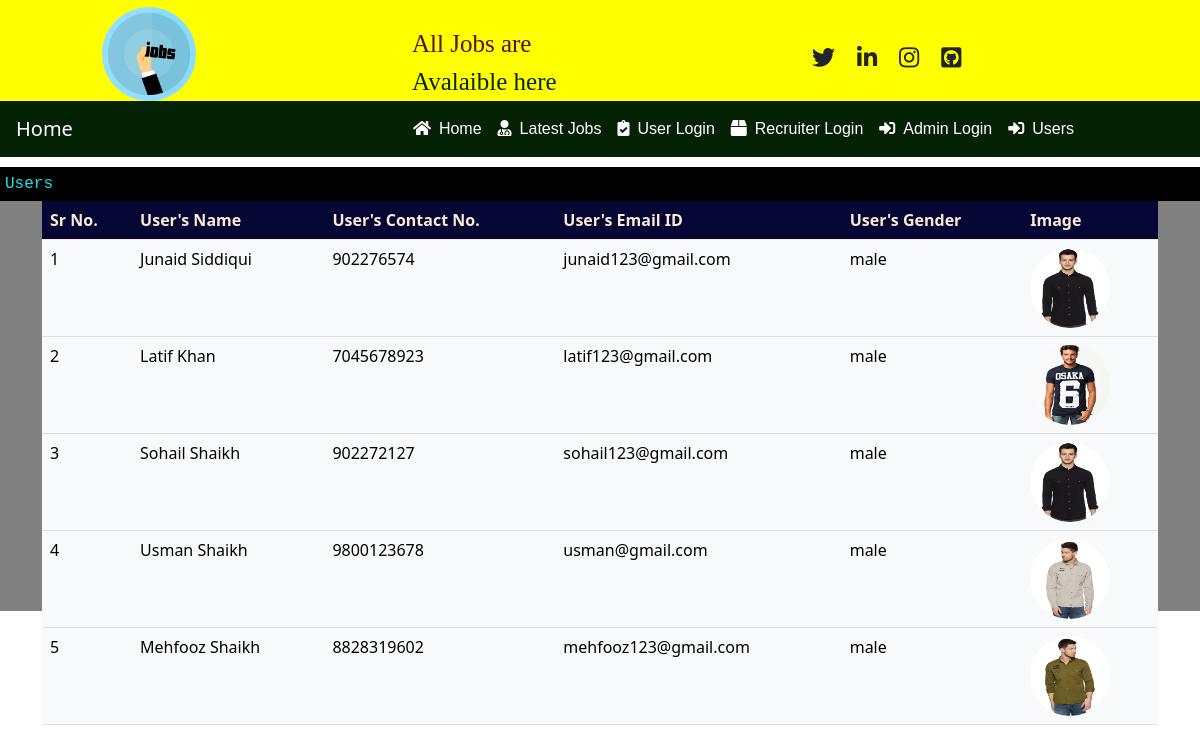
Screenshot of /userhome/ with the database file from the repository.
### job/models.py (models this page shows, shortened)
class UserSign(models.Model):
    user = models.ForeignKey(User,on_delete=models.CASCADE)
    mobile = models.CharField(max_length=15, null=True)
    image = models.FileField(null=True)
    gender  = models.CharField(max_length=10,null=True)
    type = models.CharField(max_length=10, null=True)

### job/views.py (the view)
# urls.py: path('userhome/', views.Userhome, name='userhome'),
def Userhome(request):
    users = UserSign.objects.all()
    return render(request,'user_home.html',{'users':users})

### job/templates/user_home.html (shortened to what this page needs)
{% extends 'base.html' %}
{% load static %}
{% block body %}
<marquee class="mar">Users</marquee>
<div class="container-fluid" style="background-color:gray; width:100%; height:410px;">
<div class="container">
<table class="table">
<thead style="background-color:#060635; color:antiquewhite">
<tr>
<th> Sr No. </th>
<th> User's Name </th>
<th> User's Contact No. </th>
<th> User's Email ID </th>
<th> User's Gender </th>
<th> Image </th>
</tr>
</thead>
<tbody class="table-light">
{% for usr in users %}
<tr>
<td> {{forloop.counter}}</td>
<td> {{usr.user.first_name}} {{usr.user.last_name}}</td>
<td> {{usr.mobile}}</td>
<td> {{usr.user.username}}</td>
<td> {{usr.gender}}</td>
<td> <img src="{{usr.image.url}}" style="width:80px; height:80px; border-radius:50px"></td>
</tr>
{% endfor %}
</tbody>
</table>
</div>
</div>
{% endblock body %}

### job/templates/base.html (shortened to what this page needs)
<html>
<head>
{% load static %}
<link href="https://cdn.jsdelivr.net/npm/bootstrap@5.0.0-beta2/dist/css/bootstrap.min.css" rel="stylesheet">
 <link rel="stylesheet" href="https://cdnjs.cloudflare.com/ajax/libs/font-awesome/5.15.2/css/all.min.css">
<link rel="stylesheet" href="{% static 'css/style.css' %}">
</head>
<body>
<div class="container-fluid" style="background-color:yellow;">
<div class="row">
<div class="col-sm-4">
<img src="{% static 'images/logo.png' %}" class="logo" alt="">
</div>
<div class="col-sm-4">
<div class="logotitle" style="font-family: 'Fredoka One', cursive;">
<span style="color: #561010"> All Jobs are </span> <br>
<span style="color: #042712"> Avalaible here </span>
</div>
</div>
<div class="col-sm-4">
<div class="icontitle">
<span><i class="fab fa-twitter"> </i></span>
<span><i class="fab fa-linkedin-in px-3"> </i></span>
<span><i class="fab fa-instagram"> </i></span>
<span><i class="fab fa-github-square px-3"> </i></span>
</div>
</div>
</div>
</div>
<nav class="navbar navbar-expand-sm">
<a class="navbar-brand px-3"> Home</a>
<ul class="navbar-nav">
<li>
<a class="nav-link" style="margin-left:300px;" href="{% url 'home' %}"><i class="fas fa-home me-2"></i>Home</a>
</li>
{% if not request.user.is_authenticated %}
<li>
<a class="nav-link" href=""><i class="fas fa-user-md me-2"></i></i>Latest Jobs</a>
</li>
<li>
<a class="nav-link" href="{% url 'userlogin' %}"><i class="fas fa-clipboard-check me-2"></i>User Login</a>
</li>
<li>
<a class="nav-link" href="{% url 'recruiterlogin' %}"><i class="fas fa-box me-2"> </i>Recruiter Login</a>
</li>
<li>
<a class="nav-link" href="{% url 'adminlogin' %}"><i class="fas fa-sign-in-alt me-2"></i>Admin Login</a>
</li>
<li>
<a class="nav-link" href="{% url 'userhome' %}"><i class="fas fa-sign-in-alt me-2"></i>Users</a>
</li>
{% endif %}
</ul>
</nav>
{% block body %}
{% endblock body %}
</body>
</html>

### job/static/css/style.css (style rules this page uses)
.logo { margin-top: 7px; width: 25%; margin-left: 90px; }
.logotitle { font-size: 25px; margin-top: 25px; }
.icontitle { margin-top: 40px; font-size: 23px; }
.navbar { background-color:rgb(5, 34, 5); }
.nav-link { color: white; font-family: 'Franklin Gothic Medium', 'Arial Narrow', Arial, sans-serif; }
.navbar-brand { color: white; }
.mar { background-color:black; color: rgb(26, 230, 230); padding: 5px; margin-top:10px; font-family: 'Courier New', Courier, monospace; }

### rows the page displays
UserSign: user.first_name "Junaid", user.last_name "Siddiqui", mobile "902276574", user.username "junaid123@gmail.com", gender "male", image (picture)
UserSign: user.first_name "Latif", user.last_name "Khan", mobile "7045678923", user.username "latif123@gmail.com", gender "male", image (picture)
UserSign: user.first_name "Sohail", user.last_name "Shaikh", mobile "902272127", user.username "sohail123@gmail.com", gender "male", image (picture)
UserSign: user.first_name "Usman", user.last_name "Shaikh", mobile "9800123678", user.username "usman@gmail.com", gender "male", image (picture)
UserSign: user.first_name "Mehfooz", user.last_name "Shaikh", mobile "8828319602", user.username "mehfooz123@gmail.com", gender "male", image (picture)
